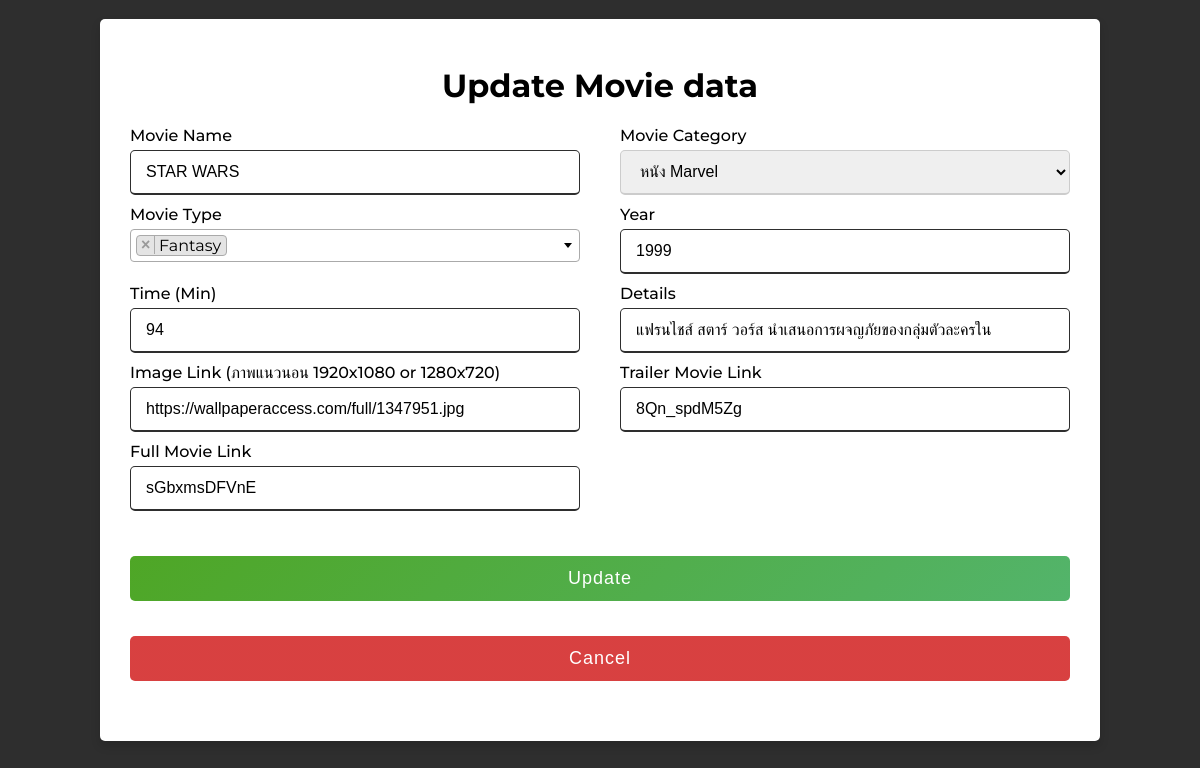
The page /updatemovie.php?id=26 (signed in) on the database its author committed.
### tables this page shows
CREATE TABLE `data_movie` (
  `id` int(11) NOT NULL,
  `name` text NOT NULL,
  `img` text NOT NULL,
  `vdo_ex` text NOT NULL,
  `vdo_main` text NOT NULL,
  `year` int(4) NOT NULL,
  `time` varchar(8) NOT NULL,
  `id_categorym` int(11) NOT NULL,
  `minute` text NOT NULL,
  `totallikes` int(11) NOT NULL,
  `detail` text NOT NULL
);

CREATE TABLE `category` (
  `id_category` int(11) NOT NULL,
  `name_category` varchar(100) NOT NULL
);

### updatemovie.php (the view, shortened to what this page needs)
<?php
    include('connection.php');
    $id = $_GET['id'];
    $query=mysqli_query($conn,"SELECT * FROM data_movie WHERE id =$id");
    $result=mysqli_fetch_array($query);
?>
<!DOCTYPE html>
<html>
<head>
  <link rel="stylesheet" href="formaddupdatemovie.css">
	<link rel="stylesheet" href="https://cdnjs.cloudflare.com/ajax/libs/font-awesome/4.7.0/css/font-awesome.min.css">
  <link href="https://cdn.jsdelivr.net/npm/select2@4.1.0-rc.0/dist/css/select2.min.css" rel="stylesheet" />
<body>
	<div class="container" id="container">
		<div class="form-add">
    <div class="content">
      <form action="updatemoviedb.php" method="post">
        <h1 style="text-align:center;">Update Movie data</h1>
        <div class="user-details">
          <div class="input-box">
            <span class="details">Movie Name</span>
            <input type="text" name="name" placeholder="" value="<?= $result['name']?>"required>
          </div>
          <div class="input-box">
            <span class="details">Movie Category</span>
            <select name="category" class="form-controlz" required>
              <?php
              $query1=mysqli_query($conn,"SELECT * FROM category");
              while($rows=$query1->fetch_assoc())
              {
                ?>
                  <option value='<?php echo $rows['id_category'] ?>' <?php if($rows['id_category']==$result['id_categorym']){
                    echo'selected';
                  }?>>
                  <?php echo $rows['name_category']; ?></option>
                <?php
                }
                ?>
              </select>
              </div>
          <div class="input-box">
            <span class="details">Movie Type</span>
          </div>
          <div class="input-box">
            <span class="details">Year</span>
            <input type="number" name="year" placeholder="" value="<?= $result['year']?>"required>
        </div>
          <div class="input-box">
            <span class="details">Time (Min)</span>
            <input type="number" name="time" placeholder="" value="<?= $result['minute']?>"required>
          </div>
          <div class="input-box">
            <span class="details">Details</span>
            <input type="text" name="detailz" placeholder="" value="<?= $result['detail']?>" required>
          </div>
          <div class="input-box">
            <span class="details">Image Link (ภาพแนวนอน 1920x1080 or 1280x720)</span>
            <input type="text" name="img" placeholder="" value="<?= $result['img']?>"required>
        </div>
        <div class="input-box">
          <span class="details">Trailer Movie Link</span>
          <input type="text" name="trailerlink" placeholder="" value="<?= $result['vdo_ex']?>"required>
        </div>
        <div class="input-box">
          <span class="details">Full Movie Link</span>
          <input type="text" name="fullmovielink" placeholder="" value="<?= $result['vdo_main']?>"required>
        </div>
        </div>
        <div class="button">
          <input type="submit" value="Update">
        </div>
      </form>
      <div class="button1">
        <a href="adminpage4.php"><input type="submit" name="cancel" value="Cancel"></a>
        </div>
    </div>
		</div>
				</div>
</body>
</html>

### formaddupdatemovie.css (style rules this page uses)
* { box-sizing: border-box; }
body { background: #2e2e2e; display: flex; justify-content: center; align-items: center; flex-direction: column; font-family: 'Montserrat', sans-serif; height: 100vh; margin: -20px 0 50px; }
.container { max-width: 1000px; max-height: 1700px; width: 100%; background-color: white; padding: 25px 30px; border-radius: 5px; box-shadow: 0 5px 10px rgba(0,0,0,0.15); }
.content form .user-details { display: flex; flex-wrap: wrap; justify-content: space-between; margin: 20px 0 12px 0; }
form .user-details .input-box { margin-bottom: 10px; width: calc(100% / 2 - 20px); }
form .input-box span.details { display: block; font-weight: 500; margin-bottom: 5px; }
.user-details .input-box input { height: 45px; width: 100%; outline: none; font-size: 16px; border-radius: 5px; padding-left: 15px; border: 1px solid #ccc; border-bottom-width: 2px; transition: all 0.3s ease; }
.user-details .input-box input:focus, .user-details .input-box input:valid { border-color: #2e2e2e; }
form .button { height: 45px; margin: 35px 0 }
form .button input { height: 100%; width: 100%; border-radius: 5px; border: none; color: #fff; font-size: 18px; font-weight: 500; letter-spacing: 1px; cursor: pointer; transition: all 0.3s ease; background: linear-gradient(135deg, hsl(101, 63%, 40%), #53b46b); }
.button1 { height: 45px; margin: 35px 0 }
.button1 input { height: 100%; width: 100%; border-radius: 5px; border: none; color: #fff; font-size: 18px; font-weight: 500; letter-spacing: 1px; cursor: pointer; transition: all 0.3s ease; background: linear-gradient(135deg, hsl(0, 66%, 55%), hsl(0, 66%, 55%)); }
select.form-controlz { height: 45px; width: 100%; outline: none; font-size: 16px; border-radius: 5px; padding-left: 15px; border: 1px solid #ccc; border-bottom-width: 2px; transition: all 0.3s ease; }

### rows shown on the page
data_movie: name "STAR WARS", category "หนัง Marvel", year "1999", time "94", detailz "แฟรนไชส์ สตาร์ วอร์ส นำเสนอการผจญภัยของกลุ่มตัวละครใน", img "https://wallpaperaccess.com/full/1347951.jpg", trailerlink "8Qn_spdM5Zg", fullmovielink "sGbxmsDFVnE"
